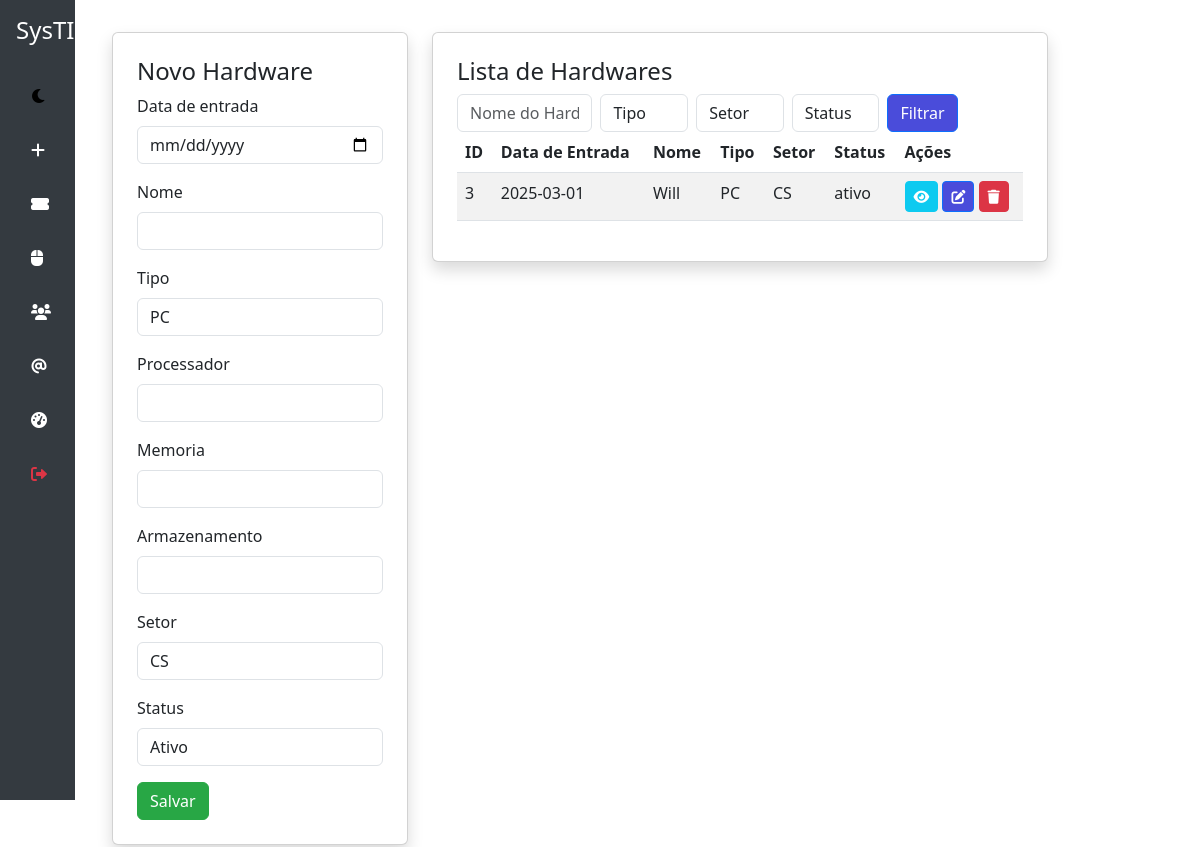
/hardware (signed in), run on the app's committed database.
### models.py (models this page shows)
class Hardware(db.Model):
    id = db.Column(db.Integer, primary_key=True)
    nome = db.Column(db.String(100), nullable=False)
    tipo = db.Column(db.String(50))
    usuario_id = db.Column(db.Integer, db.ForeignKey('user.id'))  # Relaciona ao usuário dono
    status = db.Column(db.String(50), default="ativo")
    processador = db.Column(db.String(200))
    armazenamento = db.Column(db.String(100))
    memoria = db.Column(db.String(100))
    data_entrada = db.Column(db.Date)
    setor = db.Column(db.String(50))

### app.py (the view, shortened to what this page needs)
@app.route('/hardware', methods=['GET', 'POST'])
@login_required
def gerenciar_hardware():
    query = Hardware.query
    nome_filtro = request.args.get('nome', '').strip()
    tipo_filtro = request.args.get('tipo', '').strip()
    setor_filtro = request.args.get('setor', '').strip()
    status_filtro = request.args.get('status', '').strip()
    if nome_filtro:
        query = query.filter(Hardware.nome.ilike(f"%{nome_filtro}%"))
    if tipo_filtro:
        query = query.filter(Hardware.tipo == tipo_filtro)
    if setor_filtro:
        query = query.filter(Hardware.setor == setor_filtro)
    if status_filtro:
        query = query.filter(Hardware.status == status_filtro)
    hardwares = query.all()
    return render_template('hardware.html', hardwares=hardwares)

### app.py (called while the page is built)
@login_manager.user_loader
def load_user(user_id):
    return User.query.get(int(user_id))

### templates/hardware.html (shortened to what this page needs)
<!DOCTYPE html>
<html lang="pt-BR">
<head>
    <link rel="stylesheet" href="https://cdn.jsdelivr.net/npm/bootstrap@5.3.0/dist/css/bootstrap.min.css">
    <link rel="stylesheet" href="https://cdnjs.cloudflare.com/ajax/libs/font-awesome/6.0.0-beta3/css/all.min.css">
    <link rel="stylesheet" href="static/tema.css">
</head>
<body>
    <nav class="sidebar d-flex flex-column p-3">
        <h4 class="text-center text-white mb-4">SysTI</h4>
        <ul class="nav flex-column">
            {% include "toggle_mode.html" %}
            <li class="nav-item">
                <a class="nav-link" href="{{ url_for('formulario') }}">
                    <i class="fas fa-plus"></i>
                </a>
            </li>
            {% if current_user.is_admin %}
            <li class="nav-item">
                <a class="nav-link" href="{{ url_for('listar_tickets') }}">
                    <i class="fas fa-ticket-alt"></i>
                </a>
            <li class="nav-item">
                <a class="nav-link" href="{{ url_for('registrar_periferico') }}">
                    <i class="fa-solid fa-computer-mouse"></i>
                </a>
            </li>
        </li>
        <li class="nav-item">
            <a class="nav-link" href="{{ url_for('gerenciar_usuarios') }}">
                <i class="fas fa-users"></i>
            </a>
        </li>
        <li class="nav-item">
            <a class="nav-link" href="{{ url_for('listar_acessos') }}">
                <i class="fa-solid fa-at"></i>
            </a>
        </li>
        <li class="nav-item">
            <a class="nav-link" href="{{ url_for('dashboard') }}">
                <i class="fas fa-tachometer-alt"></i>
            </a>
        </li>
            {% endif %}
            <li class="nav-item">
                <a class="nav-link text-danger" href="{{ url_for('logout') }}">
                    <i class="fas fa-sign-out-alt"></i>
                </a>
            </li>
        </ul>
    </nav>
        <main class="col-md-10 offset-md-2 content">
        <div class="row">
            <div class="col-md-4">
                <div class="card shadow p-4">
                <h4>{{ 'Editar Hardware' if hardware else 'Novo Hardware' }}</h4>
                <form method="POST" action="{{ url_for('salvar_hardware') }}">
                    <div class="mb-3">
                        <label class="form-label">Data de entrada</label>
                        <input type="date" class="form-control" name="data_entrada" value="{{ hardware.data_entrada if hardware else '' }}">
                    </div>
                    <div class="mb-3">
                        <label class="form-label">Nome</label>
                        <input type="text" class="form-control" name="nome" value="{{ hardware.nome if hardware else '' }}" required>
                    </div>
                    <div class="mb-3">
                        <label class="form-label">Tipo</label>
                        <select class="form-control" name="tipo">
                            <option value="PC">PC</option>
                        </select>
                    </div>
                    <div class="mb-3">
                        <label class="form-label">Processador</label>
                        <input type="text" class="form-control" name="processador" value="{{ hardware.processador if hardware else '' }}" required>
                    </div>
                    <div class="mb-3">
                        <label class="form-label">Memoria</label>
                        <input type="text" class="form-control" name="memoria" value="{{ hardware.memoria if hardware else '' }}" required>
                    </div>
                    <div class="mb-3">
                        <label class="form-label">Armazenamento</label>
                        <input type="text" class="form-control" name="armazenamento" value="{{ hardware.armazenamento if hardware else '' }}" required>
                    </div>
                    <div class="mb-3">
                        <label class="form-label">Setor</label>
                        <select class="form-control" name="setor">
                            <option value="CS">CS</option>
                        </select>
                    </div>
                    <div class="mb-3">
                        <label class="form-label">Status</label>
                        <select class="form-control" name="status">
                            <option value="ativo">Ativo</option>
                        </select>
                    </div>
                    <button type="submit" class="btn btn-success">Salvar</button>
                </form>
            </div>
        </div>
            <div class="col-md-8">
                <div class="card shadow p-4">
                <h4>Lista de Hardwares</h4>
                <form method="GET" class="row g-2">
                    <div class="col-md-3">
                        <input type="text" class="form-control" name="nome" placeholder="Nome do Hardware" value="{{ request.args.get('nome', '') }}">
                    </div>
                    <div class="col-md-2">
                        <select class="form-control" name="tipo">
                            <option value="">Tipo</option>
                        </select>
                    </div>
                    <div class="col-md-2">
                        <select class="form-control" name="setor">
                            <option value="">Setor</option>
                        </select>
                    </div>
                    <div class="col-md-2">
                        <select class="form-control" name="status">
                            <option value="">Status</option>
                        </select>
                    </div>
                    <div class="col-md-2">
                        <button type="submit" class="btn btn-primary">Filtrar</button>
                    </div>
                </form>
                <table class="table table-striped">
                    <thead>
                        <tr>
                            <th>ID</th>
                            <th>Data de Entrada</th>
                            <th>Nome</th>
                            <th>Tipo</th>
                            <th>Setor</th>
                            <th>Status</th>
                            <th>Ações</th>
                        </tr>
                    </thead>
                    <tbody>
                        {% for item in hardwares %}
                        <tr>
                            <td>{{ item.id }}</td>
                            <td>{{ item.data_entrada }}</td>
                            <td>{{ item.nome }}</td>
                            <td>{{ item.tipo }}</td>
                            <td>{{ item.setor }}</td>
                            <td>{{ item.status }}</td>
                            <td>
                                <button class="btn btn-info btn-sm" type="button" data-bs-toggle="collapse" data-bs-target="#detalhes-{{ item.id }}">
                                    <i class="fas fa-eye"></i>
                                </button>
                                <a href="{{ url_for('editar_hardware', id=item.id) }}" class="btn btn-primary btn-sm">
                                    <i class="fas fa-edit"></i>
                                </a>
                                <a href="{{ url_for('deletar_hardware', id=item.id) }}" class="btn btn-danger btn-sm" onclick="return confirm('Tem certeza que deseja excluir?');">
                                    <i class="fas fa-trash"></i>
                                </a>
                            </td>
                        </tr>
                        {% endfor %}
                    </tbody>
                </table>
            </div>
        </div>
    </div>
</body>
</html>

### static/tema.css (style rules this page uses)
:root { --background-light: white; --text-light: black; --background-dark: #121212; --text-dark: white; --sidebar-light: #343a40; --sidebar-dark: #1f1f1f; --btn-hover-light: #333; --btn-hover-dark: #444; --success-color: #28a745; --success-hover: #218838; --danger-color: #dc3545; --btn-primary: #4a4cda; --fa-trash: #dc3545; }
body { background-color: var(--background-light); color: var(--text-light); transition: all 0.3s ease-in-out; }
.sidebar { background-color: var(--sidebar-light); }
.nav-link { color: white; }
.btn { color: white; transition: background-color 0.3s ease-in-out, color 0.3s ease-in-out; }
.btn-success { background-color: var(--success-color) !important; border-color: var(--success-color) !important; color: white !important; }
.text-danger { color: var(--danger-color) !important; }
.btn-primary { background-color: var(--btn-primary)!important; }
.btn-danger { background-color: var(--fa-trash)!important; }

### templates/hardware.html (style rules this page uses)
.sidebar { width: 75px; height: 100vh; position: fixed; top: 0; left: 0; background-color: #343a40; transition: width 0.3s; overflow-x: hidden; padding-top: 20px; }
.sidebar .nav-link { color: #fff; white-space: nowrap; padding: 15px; }
.sidebar .nav-link i { margin-right: 30px; }
.content { margin-left: 80px; padding: 2rem; transition: margin-left 0.3s; }

### data on the page
Hardware: id "3", data_entrada "2025-03-01", nome "Will", tipo "PC", setor "CS", status "ativo"

### other printed values
{{ 'Editar Hardware' if hardware else 'Novo Hardware' }} "Novo Hardware"
